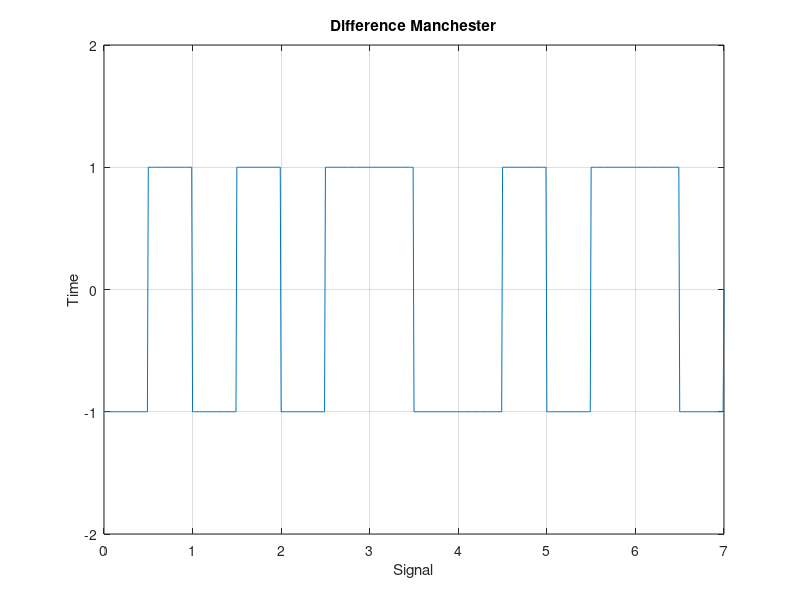

Reproduce this figure in MATLAB.
clc;
clear;

bits = [1,0,0,1,1,0,1];
n = 100;
T = length(bits);
N = n*T;

t = 0:1/n:T;
x = zeros(1, length(t));
half = n/2;

k = 1;
for i = 1:T
   if bits(i) == 1
     k = -k;
   end
   x((i-1)*n+1:i*n-half) = k;
   x(i*n-half+1:i*n) = -k;
end

plot(t,x);
axis([0,T,-2,2]);
grid on;

title('Difference Manchester');
xlabel('Signal');
ylabel('Time');

